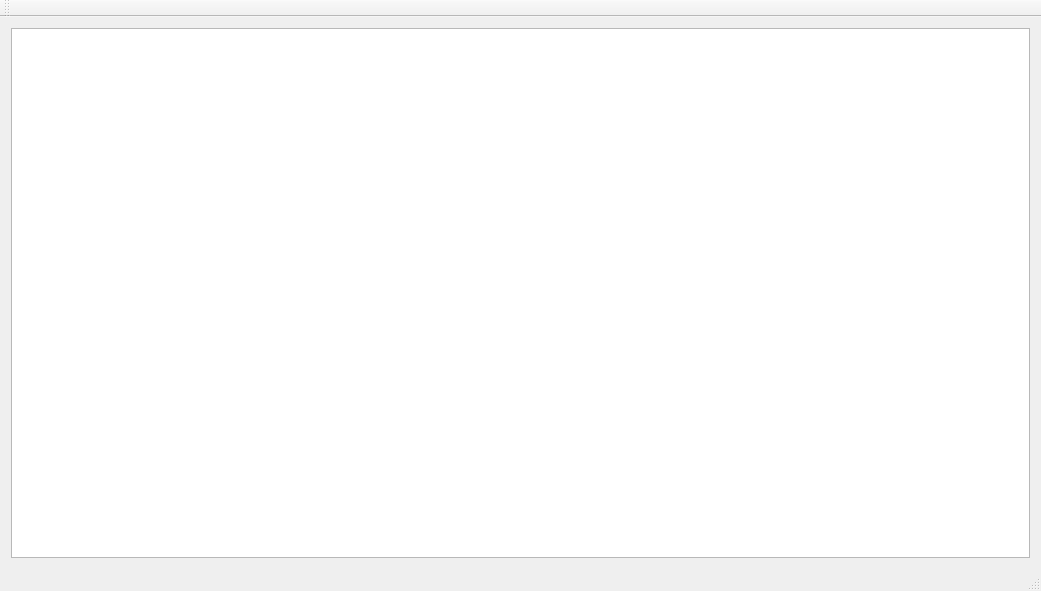
<?xml version="1.0" encoding="UTF-8"?>
<ui version="4.0">
 <class>MainWindow</class>
 <widget class="QMainWindow" name="MainWindow">
  <property name="geometry">
   <rect>
    <x>0</x>
    <y>0</y>
    <width>1041</width>
    <height>591</height>
   </rect>
  </property>
  <property name="windowTitle">
   <string>MainWindow</string>
  </property>
  <widget class="QWidget" name="centralWidget">
   <layout class="QVBoxLayout" name="verticalLayout">
    <item>
     <widget class="QTextBrowser" name="textBrowser"/>
    </item>
   </layout>
  </widget>
  <widget class="QMenuBar" name="menuBar">
   <property name="geometry">
    <rect>
     <x>0</x>
     <y>0</y>
     <width>1041</width>
     <height>21</height>
    </rect>
   </property>
  </widget>
  <widget class="QToolBar" name="mainToolBar">
   <attribute name="toolBarArea">
    <enum>TopToolBarArea</enum>
   </attribute>
   <attribute name="toolBarBreak">
    <bool>false</bool>
   </attribute>
  </widget>
  <widget class="QStatusBar" name="statusBar"/>
 </widget>
 <layoutdefault spacing="6" margin="11"/>
 <resources/>
 <connections/>
</ui>
